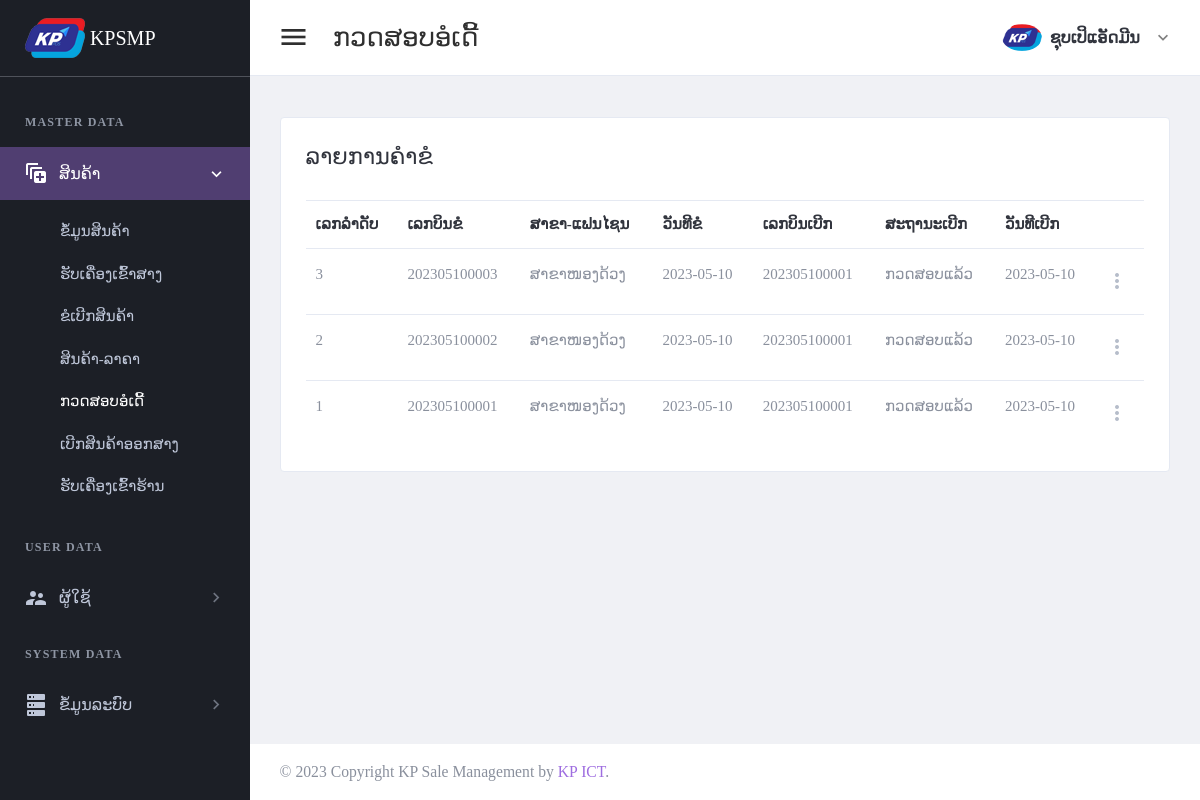
/page/request-order-check.php (signed in), run on an earlier commit of the app's database.
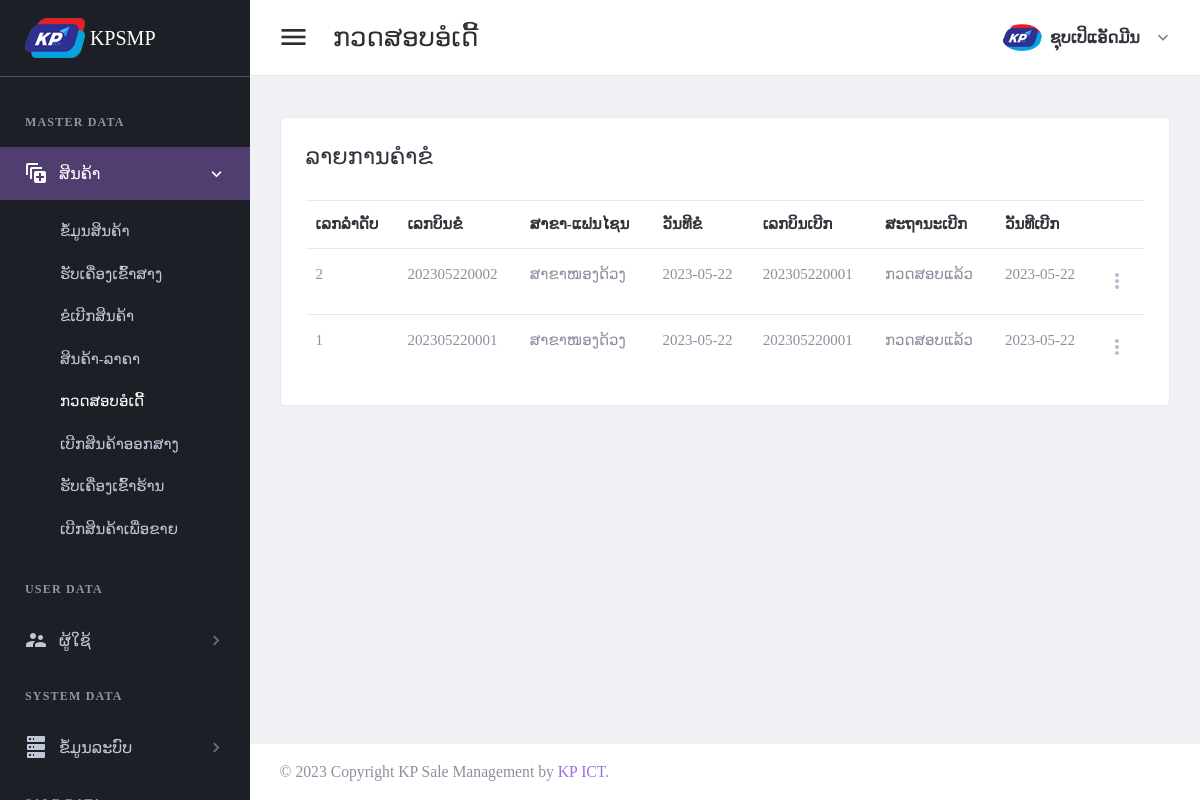
And on a later commit of the database.
### tables this page shows
CREATE TABLE `tbl_header_title` (
  `ht_id` int(11) NOT NULL,
  `ht_name` varchar(300) DEFAULT NULL
);

CREATE TABLE `tbl_sub_title` (
  `st_id` int(11) NOT NULL,
  `st_name` varchar(300) DEFAULT NULL,
  `icon_code` varchar(100) DEFAULT NULL,
  `ht_id` int(11) DEFAULT NULL
);

CREATE TABLE `tbl_page_title` (
  `pt_id` int(11) NOT NULL,
  `pt_name` varchar(300) DEFAULT NULL,
  `ptf_name` varchar(100) DEFAULT NULL,
  `st_id` int(11) DEFAULT NULL
);

CREATE TABLE `tbl_order_request` (
  `or_id` int(11) NOT NULL,
  `or_bill_number` varchar(30) DEFAULT NULL,
  `br_id` int(11) DEFAULT NULL,
  `wh_id` int(11) DEFAULT NULL,
  `or_status` int(11) DEFAULT NULL,
  `add_by` int(11) DEFAULT NULL,
  `date_register` date DEFAULT NULL
);

CREATE TABLE `tbl_branch` (
  `br_id` int(11) NOT NULL,
  `br_name` varchar(150) DEFAULT NULL,
  `br_status` int(11) DEFAULT NULL,
  `br_type` int(11) DEFAULT NULL,
  `add_by` int(11) DEFAULT NULL,
  `date_register` date DEFAULT NULL
);

CREATE TABLE `tbl_approve_order` (
  `apo_id` int(11) NOT NULL,
  `apo_bill_number` varchar(30) DEFAULT NULL,
  `or_id` int(11) DEFAULT NULL,
  `br_id` int(11) DEFAULT NULL,
  `wh_id` int(11) DEFAULT NULL,
  `ar_status` int(11) DEFAULT NULL,
  `add_by` int(11) DEFAULT NULL,
  `date_register` date DEFAULT NULL
);

CREATE TABLE `tbl_approve_order_status` (
  `aos_id` int(11) NOT NULL,
  `aos_name` varchar(150) DEFAULT NULL
);

### setting/checksession.php (called while the page is built, shortened)
<?php
	if($_SESSION['id_users'] == "" )
	{
	header("location:logout.php");
	}
	  else{
		$role_id = $_SESSION["role_id"];
	}
?>

### page/request-order-check.php (the view, shortened to what the changed rows need)
<?php
include("../setting/checksession.php");
include("../setting/conn.php");
$header_name = "ກວດສອບອໍເດີ້";
$header_click = "2";
?>
<!DOCTYPE html>
<html lang="en" dir="ltr">
<head>
    <?php
    include("../setting/callcss.php");
    ?>
</head>
<body class="navbar-fixed sidebar-fixed" id="body">
    <div class="wrapper">
        <?php include "menu.php"; ?>
        <div class="page-wrapper">
            <div class="content-wrapper">
                <div class="content">
                    <div class="email-wrapper rounded border bg-white">
                        <div class="  no-gutters justify-content-center">
                            <div class="">
                                <div class="  p-4 p-xl-5">
                                    <form method="post" id="additemorderfrm">
                                        <table id="productsTable" class="table table-hover table-product" style="width:100%">
                                            <thead>
                                                <tr>
                                                    <th>ເລກລຳດັບ</th>
                                                    <th>ເລກບິນຂໍ</th>
                                                    <th>ສາຂາ-ແຟນໄຊນ</th>
                                                    <th>ວັນທີຂໍ</th>
                                                    <th>ເລກບິນເບີກ</th>
                                                    <th>ສະຖານະເບີກ</th>
                                                    <th>ວັນທີເບີກ</th>
                                                    <th></th>
                                                </tr>
                                            </thead>
                                            <tbody>
                                                <?php
                                                $stmt4 = $conn->prepare(" SELECT  a.or_id,or_bill_number,br_name,a.date_register as date_request,apo_id
                                                ,apo_bill_number,aos_name,b.date_register as date_check
                                                FROM tbl_order_request a
                                                left join tbl_approve_order b on a.or_id = b.or_id
                                                left join tbl_branch c on a.br_id = c.br_id
                                                left join tbl_approve_order_status d on b.ar_status = d.aos_id
                                                order by a.or_id desc");
                                                $stmt4->execute();
                                                if ($stmt4->rowCount() > 0) {
                                                    while ($row4 = $stmt4->fetch(PDO::FETCH_ASSOC)) {
                                                        if (empty($row4['apo_bill_number'])) {
                                                            $apo_bill_number = "ລໍຖ້າກວດສອບ";
                                                            $aos_name = "ລໍຖ້າກວດສອບ";
                                                            $date_check = "ລໍຖ້າກວດສອບ";
                                                            $apo_id = 0;
                                                        } else {
                                                            $apo_bill_number = $row4['apo_bill_number'];
                                                            $aos_name = $row4['aos_name'];
                                                            $date_check = $row4['date_check'];
                                                        }
                                                ?>
                                                        <tr>
                                                            <td><?php echo $row4['or_id']; ?></td>
                                                            <td><?php echo $row4['or_bill_number']; ?></td>
                                                            <td><?php echo $row4['br_name']; ?></td>
                                                            <td><?php echo $row4['date_request']; ?></td>
                                                            <td><?php echo "$apo_bill_number"; ?></td>
                                                            <td><?php echo "$aos_name"; ?></td>
                                                            <td><?php echo "$date_check"; ?></td>
                                                            <td>
                                                                <div class="dropdown">
                                                                    <a class="dropdown-toggle icon-burger-mini" href="#" role="button" id="dropdownMenuLink" data-toggle="dropdown" aria-haspopup="true" aria-expanded="false" data-display="static">
                                                                    </a>
                                                                </div>
                                                            </td>
                                                        </tr>
                                                <?php
                                                    }
                                                }
                                                ?>
                                            </tbody>
                                        </table>
                                    </form>
                                </div>
                            </div>
                        </div>
                    </div>
                </div>
            </div>
        </div>
    </div>
</body>
</html>

### page/menu.php (shortened to what the changed rows need)
<aside class="left-sidebar sidebar-dark" id="left-sidebar">
  <div id="sidebar" class="sidebar sidebar-with-footer">
    <div class="sidebar-left" data-simplebar style="height: 100%;">
      <ul class="nav sidebar-inner" id="sidebar-menu">
        <?php
        $stmt = $conn->prepare(" SELECT distinct a.ht_id,ht_name
        FROM tbl_header_title a
        left join tbl_role_page b on a.ht_id = b.ht_id
        where role_id ='$role_id'
        order by  a.ht_id asc ");
        $stmt->execute();
        if ($stmt->rowCount() > 0) {
          while ($row = $stmt->fetch(PDO::FETCH_ASSOC)) {
            $ht_id = $row['ht_id'];
            $ht_name = $row['ht_name'];
        ?>
            <li class="section-title"> <?php echo "$ht_name"; ?></li>
            <?php
            $stmt1 = $conn->prepare("SELECT distinct a.st_id,st_name,role_id,icon_code
            FROM tbl_sub_title a
            left join tbl_role_page b on a.st_id = b.st_id
            where a.ht_id = '$ht_id' and role_id ='$role_id'
            order by a.st_id asc ");
            $stmt1->execute();
            if ($stmt1->rowCount() > 0) {
              while ($row1 = $stmt1->fetch(PDO::FETCH_ASSOC)) {
                $st_name = $row1['st_name'];
                $st_id = $row1['st_id'];
                $icon_code = $row1['icon_code'];
            ?>
                <li class='has-sub <?php if ($header_click == "$st_id") {  echo "active expand"; } ?>'>
                  <a class="sidenav-item-link" href="javascript:void(0)" data-toggle="collapse" data-target='#<?php echo "$st_name"; ?>' aria-expanded="false" aria-controls="<?php echo "$st_name"; ?>">
                    <i class="mdi <?php echo"$icon_code";?>"></i>
                    <span class="nav-text"> <?php echo "$st_name"; ?> </span> <b class="caret"></b>
                  </a>
                  <ul class='collapse <?php if ($header_click == "$st_id" ) { echo "show"; } ?>' id="<?php echo "$st_name"; ?>" data-parent="#sidebar-menu">
                    <div class="sub-menu">
                      <?php
                      $stmt2 = $conn->prepare(" SELECT pt_name,ptf_name
                      FROM tbl_page_title a
                      left join tbl_role_page b on a.pt_id = b.pt_id
                      where a.st_id = '$st_id' and role_id ='$role_id'
                      order by a.pt_id asc ");
                      $stmt2->execute();
                      if ($stmt2->rowCount() > 0) {
                        while ($row2 = $stmt2->fetch(PDO::FETCH_ASSOC)) {
                          $pt_name = $row2['pt_name'];
                      ?>
                          <li class="<?php if ($header_name ==  $row2['pt_name']) { echo "active"; } ?>">
                            <a class="sidenav-item-link" href='<?php echo $row2['ptf_name'] ?>'>
                              <span class="nav-text"><?php echo"$pt_name";?></span>
                            </a>
                          </li>
                      <?php
                        }
                      }
                      ?>
                    </div>
                  </ul>
              <?php
              }
            }
              ?>
                </li>
            <?php
          }
        }
            ?>
      </ul>
    </div>
  </div>
</aside>

What changed in the data, as far as the page shows it:
removed tbl_order_request: or_id "3", or_bill_number "202305100003", br.br_name "ສາຂາໜອງດ້ວງ", date_register "2023-05-10", tbl_approve_order.apo_bill_number "202305100001", tbl_approve_order_status.aos_name "ກວດສອບແລ້ວ", tbl_approve_order.date_register "2023-05-10"
added tbl_page_title: pt_name "ເບີກສິນຄ້າເພື່ອຂາຍ", shown under tbl_sub_title "ສິນຄ້າ"
changed tbl_order_request id 2: or_bill_number "202305100002" → "202305220002"; date_register "2023-05-10" → "2023-05-22"; tbl_approve_order.apo_bill_number "202305100001" → "202305220001"; tbl_approve_order.date_register "2023-05-10" → "2023-05-22"
changed tbl_order_request id 1: or_bill_number "202305100001" → "202305220001"; date_register "2023-05-10" → "2023-05-22"; tbl_approve_order.apo_bill_number "202305100001" → "202305220001"; tbl_approve_order.date_register "2023-05-10" → "2023-05-22"
